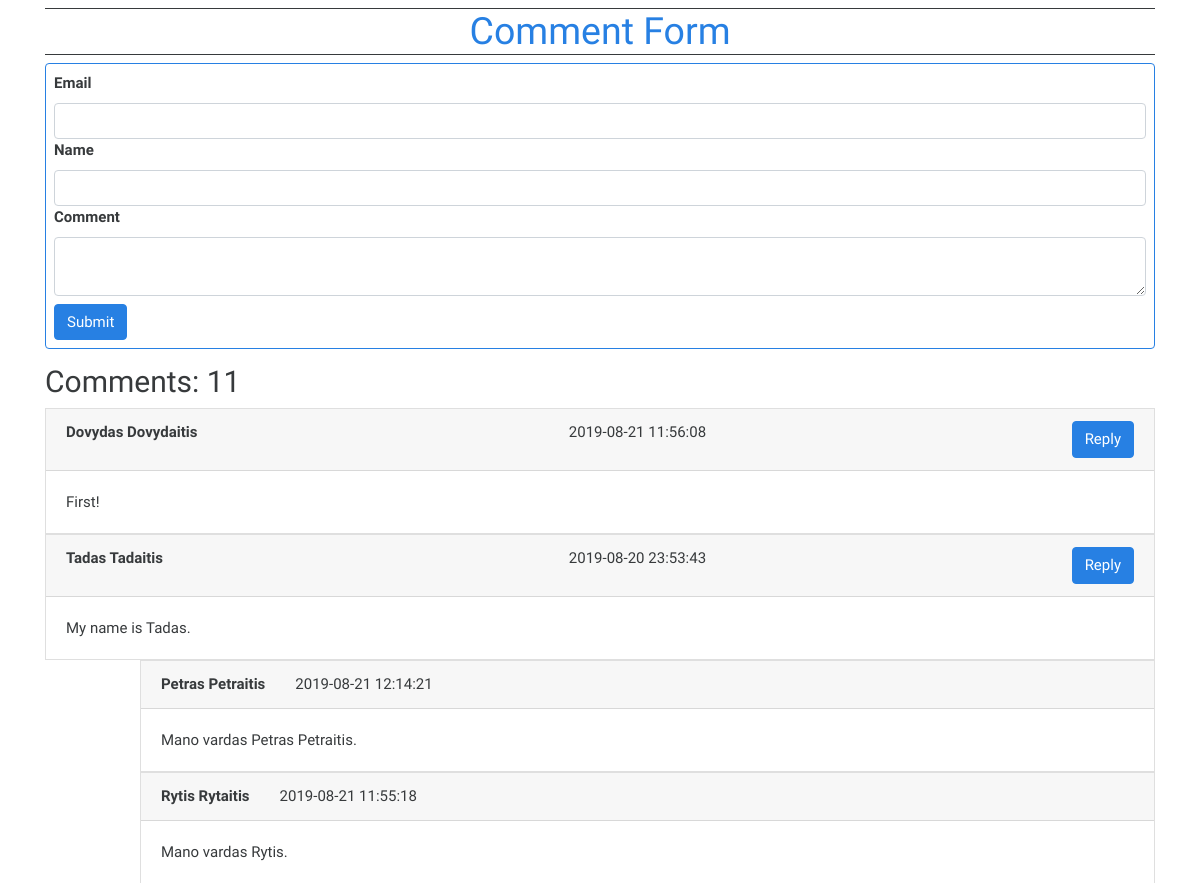
The app's page / (upper part), older data.
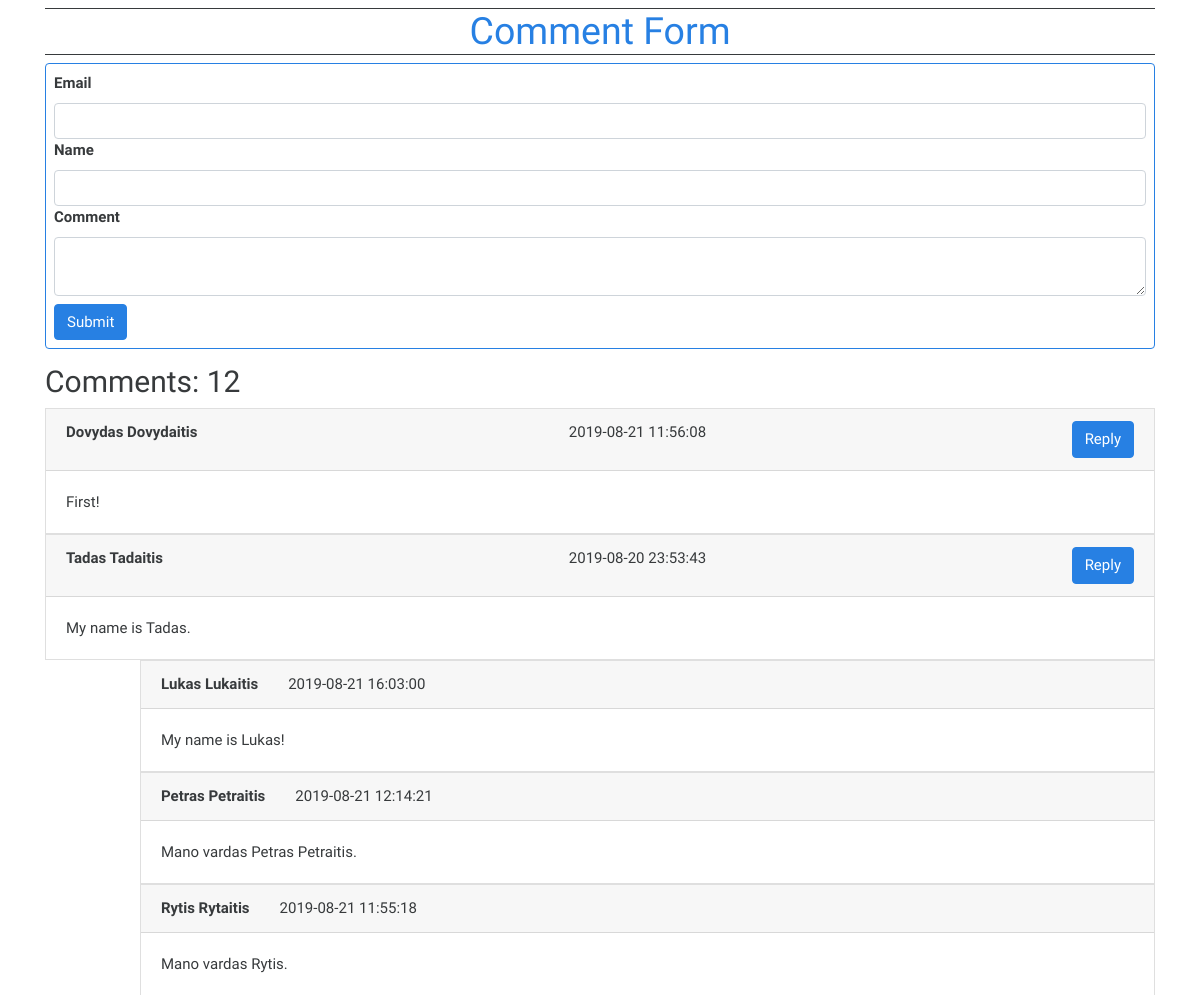
The same page, newer data.
### tables this page shows
CREATE TABLE `comment` (
  `id` int(6) UNSIGNED NOT NULL,
  `parent_id` int(6) DEFAULT NULL,
  `email` varchar(50) NOT NULL,
  `name` varchar(50) NOT NULL,
  `comment` text NOT NULL,
  `date` timestamp NOT NULL DEFAULT current_timestamp()
);

### include/functions.php (the view, shortened to what this page needs)
<?php
function printComments($db_server, $db_user, $db_pass, $db_name, $table_name)
{
	$conn = mysqli_connect($db_server, $db_user, $db_pass);
	$sql = "SELECT id, name, date, comment FROM " . $table_name . " WHERE parent_id IS NULL ORDER BY date DESC";
	$result = mysqli_query($conn, $sql);
	$sql = "SELECT COUNT(id) AS comment_count FROM " . $table_name;
	$count = mysqli_fetch_assoc(mysqli_query($conn, $sql))["comment_count"];
	echo '<div class="container my-2">';
	echo '	<div class="row" id="comment_count">';
	echo '		<div class="col-sm" id="comment_count_content">';
	echo '			<h2>' . 'Comments: ' . $count . '</h2>';
	echo '		</div>';
	echo '	</div>';
	if (mysqli_num_rows($result) > 0)
	{
		while($row = mysqli_fetch_assoc($result))
		{
			echo '	<div class="row">';
			echo '		<div class="col-sm">';
			echo '			<div class="card">';
			echo '				<div class="card-header">';
			echo '					<div class="row">';
			echo '						<div class="col">';
			echo '							<b>' . $row["name"] . '</b>';
			echo '						</div>';
			echo '						<div class="col">';
			echo '							' . $row["date"];
			echo '						</div>';
			echo '						<div class="col-md-auto">';
			echo '							<button class="btn btn-primary rounded toogle-comment" name="reply_button" id="' . $row["id"] . '">Reply</button>';
			echo '						</div>';
			echo '					</div>';
			echo '				</div>';
			echo '				<div class="card-body">';
			echo '					' . htmlspecialchars($row["comment"]);
			echo '				</div>';
			echo '			</div>';
			echo '		</div>';
			echo '	</div>';
			$sql = "SELECT name, date, comment FROM " . $table_name . " WHERE parent_id = " . $row["id"] . " ORDER BY date DESC";
			$child_result = mysqli_query($conn, $sql);
			echo '	<div id="load_child_comments_' . $row["id"] . '">';
			echo '		<div id="load_child_comments_content_' . $row["id"] . '">';
			if (mysqli_num_rows($child_result) > 0)
			{
				while($child_row = mysqli_fetch_assoc($child_result))
				{
					echo '			<div class="row">';
					echo '				<div class="col-sm-1">';
					echo '				</div>';
					echo '				<div class="col-sm">';
					echo '					<div class="card">';
					echo '						<div class="card-header">';
					echo '							<div class="row">';
					echo '								<div class="col-md-auto">';
					echo '									<b>' . $child_row["name"] . '</b>';
					echo '								</div>';
					echo '								<div class="col">';
					echo '									' . $child_row["date"];
					echo '								</div>';
					echo '							</div>';
					echo '						</div>';
					echo '						<div class="card-body">';
					echo '							' . htmlspecialchars($child_row["comment"]);
					echo '						</div>';
					echo '					</div>';
					echo '				</div>';
					echo '			</div>';
				}
			}
			echo '		</div>';
			echo '	</div>';
		}
	}
	else
	{
		echo '	<div class="row">';
		echo '		<div class="col-sm">';
		echo '			No comments to display';
		echo '		</div>';
		echo '	</div>';
	}
	echo '</div>';
}
?>

### index.php (shortened to what this page needs)
<?php
include("include/functions.php");
?>
<html>
    <head>
        <link rel="stylesheet" href="https://bootswatch.com/4/cosmo/bootstrap.min.css">
    </head>
	<body>
		<div class="container">
			<div class="my-2 border-top border-bottom border-dark">
				<div class="text-center">
					<a href="index.php" class="h1">Comment Form</a>
				</div>
			</div>
		</div>
		<form id="parent_form" class="needs-validation" novalidate>
			<div class="my-2 container">
				<div class="p-2 border border-primary rounded">
					<div class="row">
						<div class="col-sm">
							<label for="email"><b>Email</b></label>
							<input type="text" class="form-control rounded" id="email" name="email">
						</div>
					</div>
					<div class="row">
						<div class="col-sm">
							<label for="name"><b>Name</b></label>
							<input type="text" class="form-control rounded" id="name" name="name">
						</div>
					</div>
					<div class="row">
						<div class="col-sm">
							<label for="comment"><b>Comment</b></label>
							<textarea class="form-control rounded" id="comment" name="comment"></textarea>
						</div>
					</div>
					<div class="row">
						<div class="col-sm pt-2">
							<button class="btn btn-primary rounded" type="submit">Submit</button>
						</div>
					</div>
				</div>
			</div>
		</form>
		<div id="print_comments">
			<div id="comment_content">
				<?php
				printComments(DB_SERVER, DB_USER, DB_PASS, DB_NAME, TBL_COMMENT);
				?>
			</div>
		</div>
	</body>
</html>

Row changes from the older to the newer data that the page shows:
added comment: name "Lukas Lukaitis", date "2019-08-21 16:03:00", comment "My name is Lukas!", shown under "Tadas Tadaitis"
Text that changed along with them:
$count: "11" → "12"
